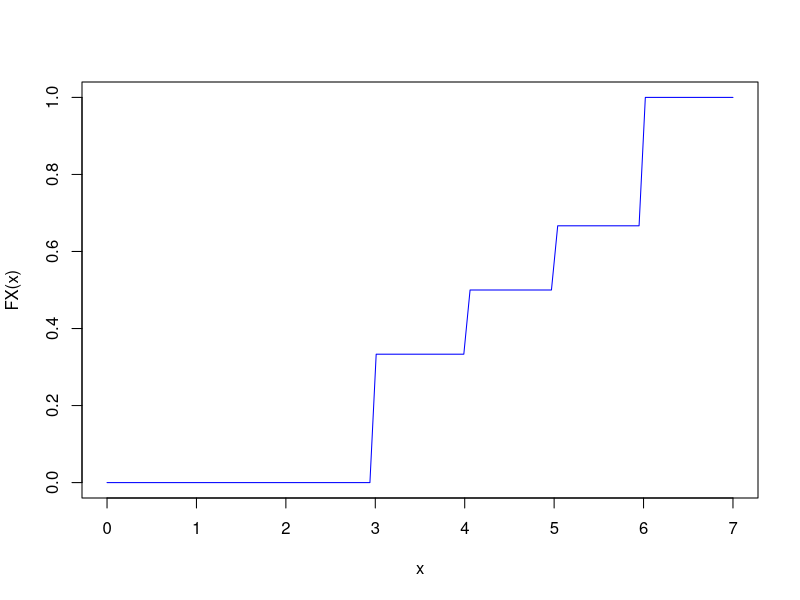

This figure's R source:
## ---- chunk 1
knitr::opts_chunk$set(echo = TRUE)
## ---- chunk 2
num=0

## ---- chunk 3
edades=c(19,19,19,20,20,20,20,21,24,26)
edades
casos=gtools::permutations(10,r=2)
casos
casos_edad=data.frame(uno=edades[casos[,1]],
                      dos=edades[casos[,2]])
casos_edad$media=apply(casos_edad,1,mean)
casos_edad

x=sort(unique(casos_edad$media))
x
CF=table(casos_edad$media)

CF

probs=prop.table(table(casos_edad$media))
probs
sol_df=data.frame(Media_Edad=x,Freq_Absolutas=as.numeric(CF),Probababilidades=as.numeric(probs))
knitr::kable(sol_df)
## ---- chunk 4
FX=function(x){
  aux=function(t){
    if(t<3) {return(0)}
    if(3<=t & t<4) {return(1/3)}
    if(4<= t & t< 5) {return(1/2)}
    if(5<= t & t< 6) {return(2/3)}
    if(t>=6){return(1)}
    }
  sapply(x,FUN=aux)
}

curve(FX,0,7,col="blue")
